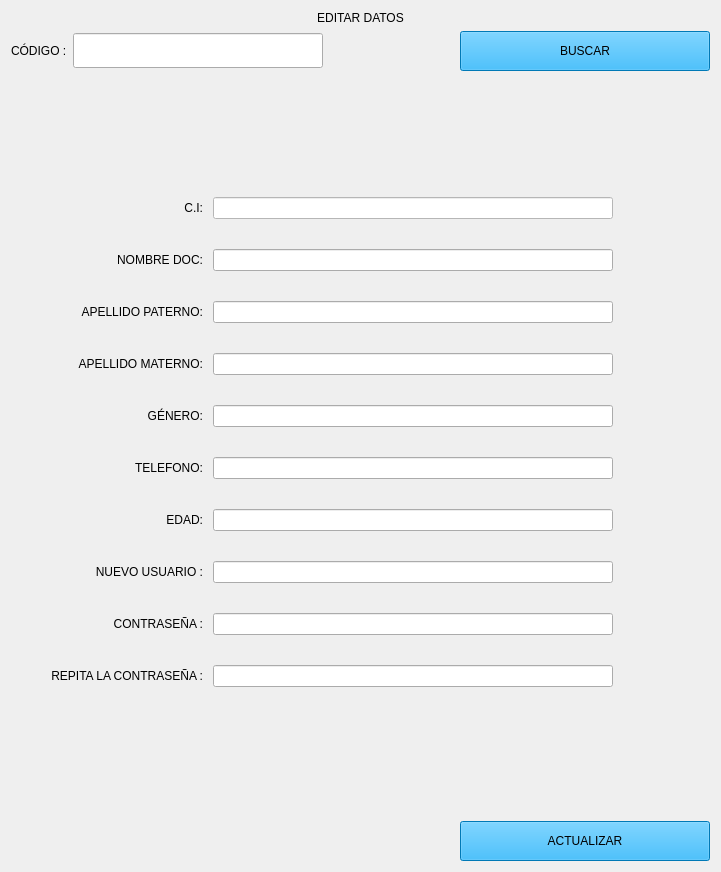
            <widget class="QWidget" name="page_tres">
             <layout class="QVBoxLayout" name="verticalLayout_17">
              <item>
               <widget class="QLabel" name="label_14">
                <property name="maximumSize">
                 <size>
                  <width>16777215</width>
                  <height>40</height>
                 </size>
                </property>
                <property name="styleSheet">
                 <string notr="true">font: 24pt &quot;Arial Rounded MT Bold&quot;;</string>
                </property>
                <property name="text">
                 <string>EDITAR DATOS</string>
                </property>
                <property name="alignment">
                 <set>Qt::AlignCenter</set>
                </property>
               </widget>
              </item>
              <item>
               <layout class="QHBoxLayout" name="horizontalLayout_9">
                <item>
                 <widget class="QLabel" name="label_15">
                  <property name="minimumSize">
                   <size>
                    <width>0</width>
                    <height>40</height>
                   </size>
                  </property>
                  <property name="maximumSize">
                   <size>
                    <width>250</width>
                    <height>40</height>
                   </size>
                  </property>
                  <property name="text">
                   <string>CÓDIGO :</string>
                  </property>
                 </widget>
                </item>
                <item>
                 <widget class="QLineEdit" name="entry_nombre_paciente">
                  <property name="minimumSize">
                   <size>
                    <width>250</width>
                    <height>35</height>
                   </size>
                  </property>
                  <property name="maximumSize">
                   <size>
                    <width>250</width>
                    <height>35</height>
                   </size>
                  </property>
                  <property name="styleSheet">
                   <string notr="true">color: rgb(0, 0, 0);</string>
                  </property>
                 </widget>
                </item>
                <item>
                 <spacer name="horizontalSpacer_5">
                  <property name="orientation">
                   <enum>Qt::Horizontal</enum>
                  </property>
                  <property name="sizeHint" stdset="0">
                   <size>
                    <width>40</width>
                    <height>20</height>
                   </size>
                  </property>
                 </spacer>
                </item>
                <item>
                 <widget class="QPushButton" name="boton_buscar_editar">
                  <property name="minimumSize">
                   <size>
                    <width>250</width>
                    <height>40</height>
                   </size>
                  </property>
                  <property name="maximumSize">
                   <size>
                    <width>250</width>
                    <height>40</height>
                   </size>
                  </property>
                  <property name="styleSheet">
                   <string notr="true">background-color:  rgb(0, 170, 255);</string>
                  </property>
                  <property name="text">
                   <string>BUSCAR</string>
                  </property>
                 </widget>
                </item>
               </layout>
              </item>
              <item>
               <spacer name="verticalSpacer_5">
                <property name="orientation">
                 <enum>Qt::Vertical</enum>
                </property>
                <property name="sizeHint" stdset="0">
                 <size>
                  <width>98</width>
                  <height>120</height>
                 </size>
                </property>
               </spacer>
              </item>
              <item>
               <layout class="QHBoxLayout" name="horizontalLayout_6">
                <property name="spacing">
                 <number>10</number>
                </property>
                <item>
                 <spacer name="horizontalSpacer_9">
                  <property name="orientation">
                   <enum>Qt::Horizontal</enum>
                  </property>
                  <property name="sizeHint" stdset="0">
                   <size>
                    <width>40</width>
                    <height>20</height>
                   </size>
                  </property>
                 </spacer>
                </item>
                <item>
                 <layout class="QVBoxLayout" name="verticalLayout_14">
                  <property name="spacing">
                   <number>30</number>
                  </property>
                  <item>
                   <widget class="QLabel" name="label_21">
                    <property name="toolTip">
                     <string/>
                    </property>
                    <property name="whatsThis">
                     <string>&lt;html&gt;&lt;head/&gt;&lt;body&gt;&lt;p align=&quot;center&quot;&gt;CI:&lt;br/&gt;&lt;/p&gt;&lt;/body&gt;&lt;/html&gt;</string>
                    </property>
                    <property name="text">
                     <string>C.I:</string>
                    </property>
                    <property name="alignment">
                     <set>Qt::AlignRight|Qt::AlignTrailing|Qt::AlignVCenter</set>
                    </property>
                   </widget>
                  </item>
                  <item>
                   <widget class="QLabel" name="label">
                    <property name="layoutDirection">
                     <enum>Qt::LeftToRight</enum>
                    </property>
                    <property name="text">
                     <string>NOMBRE DOC:</string>
                    </property>
                    <property name="alignment">
                     <set>Qt::AlignRight|Qt::AlignTrailing|Qt::AlignVCenter</set>
                    </property>
                   </widget>
                  </item>
                  <item>
                   <widget class="QLabel" name="label_2">
                    <property name="text">
                     <string>APELLIDO PATERNO:</string>
                    </property>
                    <property name="alignment">
                     <set>Qt::AlignRight|Qt::AlignTrailing|Qt::AlignVCenter</set>
                    </property>
                   </widget>
                  </item>
                  <item>
                   <widget class="QLabel" name="label_9">
                    <property name="text">
                     <string>APELLIDO MATERNO:</string>
                    </property>
                    <property name="alignment">
                     <set>Qt::AlignRight|Qt::AlignTrailing|Qt::AlignVCenter</set>
                    </property>
                   </widget>
                  </item>
                  <item>
                   <widget class="QLabel" name="label_10">
                    <property name="text">
                     <string>GÉNERO:</string>
                    </property>
                    <property name="alignment">
                     <set>Qt::AlignRight|Qt::AlignTrailing|Qt::AlignVCenter</set>
                    </property>
                   </widget>
                  </item>
                  <item>
                   <widget class="QLabel" name="label_11">
                    <property name="text">
                     <string>TELEFONO:</string>
                    </property>
                    <property name="alignment">
                     <set>Qt::AlignRight|Qt::AlignTrailing|Qt::AlignVCenter</set>
                    </property>
                   </widget>
                  </item>
                  <item>
                   <widget class="QLabel" name="label_17">
                    <property name="text">
                     <string>EDAD:</string>
                    </property>
                    <property name="alignment">
                     <set>Qt::AlignRight|Qt::AlignTrailing|Qt::AlignVCenter</set>
                    </property>
                   </widget>
                  </item>
                  <item>
                   <widget class="QLabel" name="label_22">
                    <property name="text">
                     <string>NUEVO USUARIO :</string>
                    </property>
                    <property name="alignment">
                     <set>Qt::AlignRight|Qt::AlignTrailing|Qt::AlignVCenter</set>
                    </property>
                   </widget>
                  </item>
                  <item>
                   <widget class="QLabel" name="label_23">
                    <property name="text">
                     <string>CONTRASEÑA :</string>
                    </property>
                    <property name="alignment">
                     <set>Qt::AlignRight|Qt::AlignTrailing|Qt::AlignVCenter</set>
                    </property>
                   </widget>
                  </item>
                  <item>
                   <widget class="QLabel" name="label_24">
                    <property name="text">
                     <string>REPITA LA CONTRASEÑA :</string>
                    </property>
                    <property name="alignment">
                     <set>Qt::AlignRight|Qt::AlignTrailing|Qt::AlignVCenter</set>
                    </property>
                   </widget>
                  </item>
                 </layout>
                </item>
                <item>
                 <layout class="QVBoxLayout" name="verticalLayout_15">
                  <property name="spacing">
                   <number>30</number>
                  </property>
                  <item>
                   <widget class="QLineEdit" name="entry_ci_doc_edit">
                    <property name="minimumSize">
                     <size>
                      <width>400</width>
                      <height>0</height>
                     </size>
                    </property>
                    <property name="palette">
                     <palette>
                      <active>
                       <colorrole role="WindowText">
                        <brush brushstyle="SolidPattern">
                         <color alpha="255">
                          <red>0</red>
                          <green>0</green>
                          <blue>0</blue>
                         </color>
                        </brush>
                       </colorrole>
                       <colorrole role="Button">
                        <brush brushstyle="SolidPattern">
                         <color alpha="255">
                          <red>255</red>
                          <green>255</green>
                          <blue>255</blue>
                         </color>
                        </brush>
                       </colorrole>
                       <colorrole role="Text">
                        <brush brushstyle="SolidPattern">
                         <color alpha="255">
                          <red>0</red>
                          <green>0</green>
                          <blue>0</blue>
                         </color>
                        </brush>
                       </colorrole>
                       <colorrole role="ButtonText">
                        <brush brushstyle="SolidPattern">
                         <color alpha="255">
                          <red>0</red>
                          <green>0</green>
                          <blue>0</blue>
                         </color>
                        </brush>
                       </colorrole>
                       <colorrole role="Base">
                        <brush brushstyle="SolidPattern">
                         <color alpha="255">
                          <red>255</red>
                          <green>255</green>
                          <blue>255</blue>
                         </color>
                        </brush>
                       </colorrole>
                       <colorrole role="Window">
                        <brush brushstyle="SolidPattern">
                         <color alpha="255">
                          <red>255</red>
                          <green>255</green>
                          <blue>255</blue>
                         </color>
                        </brush>
                       </colorrole>
                      </active>
                      <inactive>
                       <colorrole role="WindowText">
                        <brush brushstyle="SolidPattern">
                         <color alpha="255">
                          <red>0</red>
                          <green>0</green>
                          <blue>0</blue>
                         </color>
                        </brush>
                       </colorrole>
                       <colorrole role="Button">
                        <brush brushstyle="SolidPattern">
                         <color alpha="255">
                          <red>255</red>
                          <green>255</green>
                          <blue>255</blue>
                         </color>
                        </brush>
                       </colorrole>
                       <colorrole role="Text">
                        <brush brushstyle="SolidPattern">
                         <color alpha="255">
                          <red>0</red>
                          <green>0</green>
                          <blue>0</blue>
                         </color>
                        </brush>
                       </colorrole>
                       <colorrole role="ButtonText">
                        <brush brushstyle="SolidPattern">
                         <color alpha="255">
                          <red>0</red>
                          <green>0</green>
                          <blue>0</blue>
                         </color>
                        </brush>
                       </colorrole>
                       <colorrole role="Base">
                        <brush brushstyle="SolidPattern">
                         <color alpha="255">
                          <red>255</red>
                          <green>255</green>
                          <blue>255</blue>
                         </color>
                        </brush>
                       </colorrole>
                       <colorrole role="Window">
                        <brush brushstyle="SolidPattern">
                         <color alpha="255">
                          <red>255</red>
                          <green>255</green>
                          <blue>255</blue>
                         </color>
                        </brush>
                       </colorrole>
                      </inactive>
                      <disabled>
                       <colorrole role="WindowText">
                        <brush brushstyle="SolidPattern">
                         <color alpha="255">
                          <red>0</red>
                          <green>0</green>
                          <blue>0</blue>
                         </color>
                        </brush>
                       </colorrole>
                       <colorrole role="Button">
                        <brush brushstyle="SolidPattern">
                         <color alpha="255">
                          <red>255</red>
                          <green>255</green>
                          <blue>255</blue>
                         </color>
                        </brush>
                       </colorrole>
                       <colorrole role="Text">
                        <brush brushstyle="SolidPattern">
                         <color alpha="255">
                          <red>0</red>
                          <green>0</green>
                          <blue>0</blue>
                         </color>
                        </brush>
                       </colorrole>
                       <colorrole role="ButtonText">
                        <brush brushstyle="SolidPattern">
                         <color alpha="255">
                          <red>0</red>
                          <green>0</green>
                          <blue>0</blue>
                         </color>
                        </brush>
                       </colorrole>
                       <colorrole role="Base">
                        <brush brushstyle="SolidPattern">
                         <color alpha="255">
                          <red>255</red>
                          <green>255</green>
                          <blue>255</blue>
                         </color>
                        </brush>
                       </colorrole>
                       <colorrole role="Window">
                        <brush brushstyle="SolidPattern">
                         <color alpha="255">
                          <red>255</red>
                          <green>255</green>
                          <blue>255</blue>
                         </color>
                        </brush>
                       </colorrole>
                      </disabled>
                     </palette>
                    </property>
                    <property name="styleSheet">
                     <string notr="true">color: rgb(0, 0, 0);</string>
                    </property>
                   </widget>
                  </item>
                  <item>
                   <widget class="QLineEdit" name="entry_nombre_doc_edit">
                    <property name="styleSheet">
                     <string notr="true">color: rgb(0, 0, 0);</string>
                    </property>
                   </widget>
                  </item>
                  <item>
                   <widget class="QLineEdit" name="entry_paterno_doc_edit">
                    <property name="styleSheet">
                     <string notr="true">color: rgb(0, 0, 0);
</string>
                    </property>
                   </widget>
                  </item>
                  <item>
                   <widget class="QLineEdit" name="entry_materno_doc_edit">
                    <property name="styleSheet">
                     <string notr="true">color: rgb(0, 0, 0);</string>
                    </property>
                   </widget>
                  </item>
                  <item>
                   <widget class="QLineEdit" name="entry_genero_doc_edit">
                    <property name="styleSheet">
                     <string notr="true">color: rgb(0, 0, 0);</string>
                    </property>
                   </widget>
                  </item>
                  <item>
                   <widget class="QLineEdit" name="entry_telefono_doc_edit">
                    <property name="styleSheet">
                     <string notr="true">color: rgb(0, 0, 0);</string>
                    </property>
                   </widget>
                  </item>
                  <item>
                   <widget class="QLineEdit" name="entry_edad_doc_edit">
                    <property name="styleSheet">
                     <string notr="true">color: rgb(0, 0, 0);</string>
                    </property>
                   </widget>
                  </item>
                  <item>
                   <widget class="QLineEdit" name="entry_usuario_doc_edit">
                    <property name="styleSheet">
                     <string notr="true">color: rgb(0, 0, 0);</string>
                    </property>
                   </widget>
                  </item>
                  <item>
                   <widget class="QLineEdit" name="entry_contrasenia_doc_edit">
                    <property name="styleSheet">
                     <string notr="true">color: rgb(0, 0, 0);</string>
                    </property>
                   </widget>
                  </item>
                  <item>
                   <widget class="QLineEdit" name="entry_repit_contrasenia_doc_edit">
                    <property name="styleSheet">
                     <string notr="true">color: rgb(0, 0, 0);</string>
                    </property>
                   </widget>
                  </item>
                 </layout>
                </item>
                <item>
                 <spacer name="horizontalSpacer_6">
                  <property name="orientation">
                   <enum>Qt::Horizontal</enum>
                  </property>
                  <property name="sizeHint" stdset="0">
                   <size>
                    <width>40</width>
                    <height>20</height>
                   </size>
                  </property>
                 </spacer>
                </item>
                <item>
                 <widget class="QLabel" name="label_28">
                  <property name="text">
                   <string/>
                  </property>
                  <property name="pixmap">
                   <pixmap>DOC.png</pixmap>
                  </property>
                 </widget>
                </item>
                <item>
                 <spacer name="horizontalSpacer_10">
                  <property name="orientation">
                   <enum>Qt::Horizontal</enum>
                  </property>
                  <property name="sizeHint" stdset="0">
                   <size>
                    <width>40</width>
                    <height>20</height>
                   </size>
                  </property>
                 </spacer>
                </item>
               </layout>
              </item>
              <item>
               <spacer name="verticalSpacer_6">
                <property name="orientation">
                 <enum>Qt::Vertical</enum>
                </property>
                <property name="sizeHint" stdset="0">
                 <size>
                  <width>88</width>
                  <height>128</height>
                 </size>
                </property>
               </spacer>
              </item>
              <item>
               <layout class="QHBoxLayout" name="horizontalLayout_7">
                <item>
                 <widget class="QLabel" name="label_datos_actualizados">
                  <property name="minimumSize">
                   <size>
                    <width>400</width>
                    <height>30</height>
                   </size>
                  </property>
                  <property name="maximumSize">
                   <size>
                    <width>400</width>
                    <height>16777215</height>
                   </size>
                  </property>
                  <property name="text">
                   <string/>
                  </property>
                 </widget>
                </item>
                <item>
                 <spacer name="horizontalSpacer_8">
                  <property name="orientation">
                   <enum>Qt::Horizontal</enum>
                  </property>
                  <property name="sizeHint" stdset="0">
                   <size>
                    <width>40</width>
                    <height>20</height>
                   </size>
                  </property>
                 </spacer>
                </item>
                <item>
                 <widget class="QPushButton" name="boton_actualizar_datos">
                  <property name="minimumSize">
                   <size>
                    <width>250</width>
                    <height>40</height>
                   </size>
                  </property>
                  <property name="maximumSize">
                   <size>
                    <width>250</width>
                    <height>40</height>
                   </size>
                  </property>
                  <property name="styleSheet">
                   <string notr="true">background-color:  rgb(0, 170, 255);</string>
                  </property>
                  <property name="text">
                   <string>ACTUALIZAR</string>
                  </property>
                 </widget>
                </item>
               </layout>
              </item>
             </layout>
            </widget>
